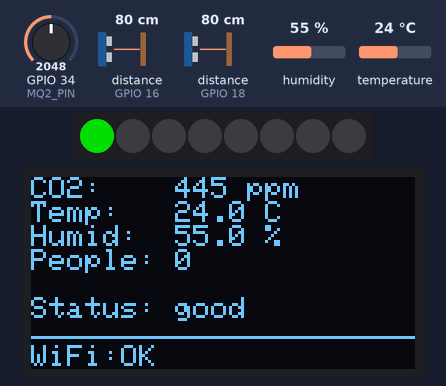
This sketch was run on a simulated ESP32. Shown: 8 RGB LEDs in strip order, left to right, 128×64 one-colour display. Wiring (from diagram.json): 2 × ultrasonic range finder: trigger GPIO 5, echo GPIO 18 / trigger GPIO 17, echo GPIO 16. The inputs (shaded band) are chosen by the test bench; at power-on: GPIO 34 (MQ2_PIN) = 2048, humidity 55 %, temperature 24 °C, distance to the obstacle (sensors on GPIO 16, GPIO 18) 80 cm. The echo pulse lasts 58.3 µs per cm; dim RGB values are drawn brighter than linear; WiFi joins after 1.5 s; servers stay silent unless stated; uploads are accepted with an empty reply; what the sketch prints to the serial monitor is not drawn.

Above: at 4.8 s.
4.9 s: GPIO 34 (MQ2_PIN) set to 539
10.7 s: GPIO 34 (MQ2_PIN) set to 486
At 10.89 s:
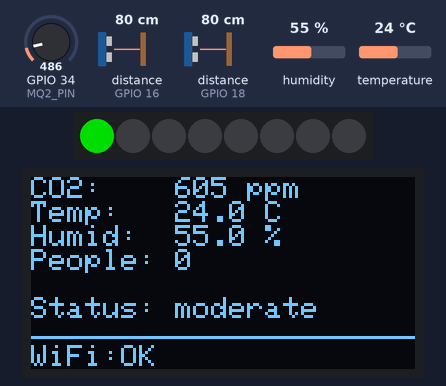
12.8 s: humidity set to 22 %
At 15.1 s:
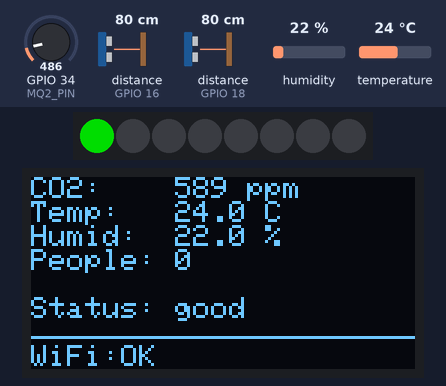
15.4 s: temperature set to 12 °C
At 17.2 s:
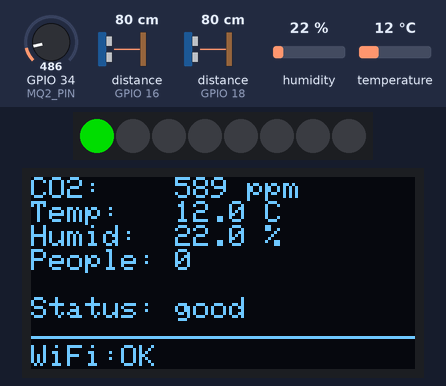
17.5 s: GPIO 34 (MQ2_PIN) set to 360
At 19.0 s:
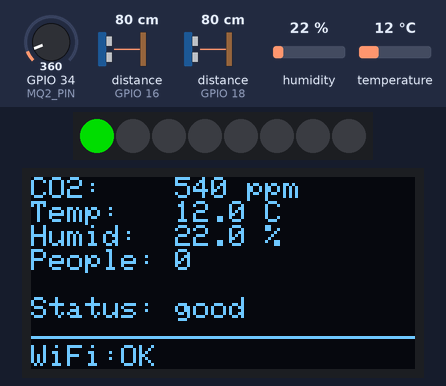
19.1 s: humidity set to 40 %
At 20.7 s:
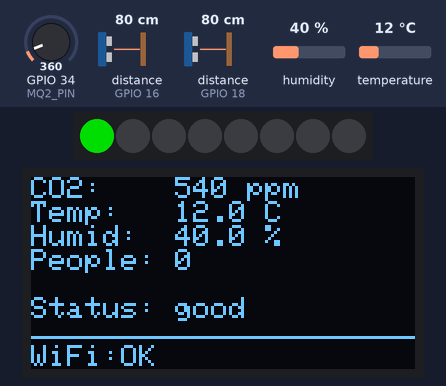
Timing chart, 0 to 22.2 s (numbered marks = the images above; inputs shaded):
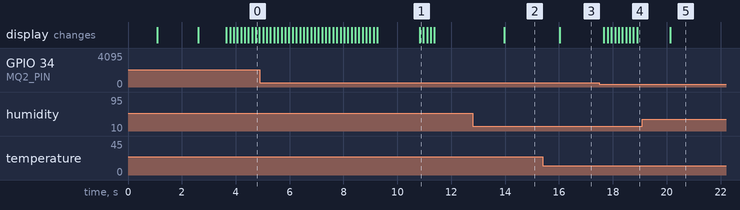

The sketch:

sketch.ino
```cpp
// ==========================================
//  REAL-TIME CO2 MONITORING SYSTEM — ESP32
//  MQ-2 Gas Sensor + WS2812 LED Strip
// ==========================================

#include <WiFi.h>
#include <HTTPClient.h>
#include <Wire.h>
#include <Adafruit_GFX.h>
#include <Adafruit_SSD1306.h>
#include <DHT.h>
#include <Adafruit_NeoPixel.h>

// ====== PIN DEFINITIONS ======
#define MQ2_PIN        34
#define DHT_PIN        4
#define US1_TRIG       5
#define US1_ECHO       18
#define US2_TRIG       17
#define US2_ECHO       16
#define BUZZER_PIN     25
#define LED_STRIP_PIN  26

// ====== LED STRIP CONFIGURATION ======
#define NUM_LEDS       8
Adafruit_NeoPixel strip(NUM_LEDS, LED_STRIP_PIN, NEO_GRB + NEO_KHZ800);

// ====== OLED CONFIGURATION ======
#define SCREEN_W 128
#define SCREEN_H 64
Adafruit_SSD1306 display(SCREEN_W, SCREEN_H, &Wire, -1);

// ====== DHT22 CONFIGURATION ======
DHT dht(DHT_PIN, DHT22);

// ====== WIFI CONFIGURATION ======
const char* ssid     = "Wokwi-GUEST";
const char* password = "";
const char* apiURL   = "https://api.example.com/data";

// ====== GLOBAL VARIABLES ======
int   co2_ppm      = 400;
int   targetPPM    = 400;           // <<< NEW: raw potentiometer target
const int PPM_STEP = 5;             // <<< NEW: ppm change per loop (~50 ppm/sec)
const int PPM_MAX  = 2000;          // <<< NEW: max range changed from 5000

float temperature   = 0.0;
float humidity      = 0.0;
int   peopleCount   = 0;
String alertStatus  = "good";

// People counting state
bool  s1Triggered   = false;
bool  s2Triggered   = false;
unsigned long s1Time = 0;
unsigned long s2Time = 0;
const unsigned long SEQ_TIMEOUT = 2000;

// Timing
unsigned long lastDHT   = 0;
unsigned long lastHTTP  = 0;

// Detection threshold in cm
const float DETECT_CM = 50.0;

// ==========================================
//                  SETUP
// ==========================================
void setup() {
  Serial.begin(115200);
  Serial.println("=== CO2 Monitor Starting ===");

  pinMode(MQ2_PIN, INPUT);
  pinMode(US1_TRIG, OUTPUT);
  pinMode(US1_ECHO, INPUT);
  pinMode(US2_TRIG, OUTPUT);
  pinMode(US2_ECHO, INPUT);
  pinMode(BUZZER_PIN, OUTPUT);

  strip.begin();
  strip.setBrightness(150);
  strip.show();

  dht.begin();

  Wire.begin(21, 22);
  if (!display.begin(SSD1306_SWITCHCAPVCC, 0x3C)) {
    Serial.println("OLED init FAILED");
    while (true);
  }
  display.clearDisplay();
  display.setTextSize(1);
  display.setTextColor(SSD1306_WHITE);
  display.setCursor(0, 0);
  display.println("CO2 Monitor v2.0");
  display.println("Booting...");
  display.display();
  delay(1000);

  WiFi.begin(ssid, password);
  display.clearDisplay();
  display.setCursor(0, 0);
  display.println("Connecting WiFi...");
  display.display();

  int tries = 0;
  while (WiFi.status() != WL_CONNECTED && tries < 20) {
    delay(500);
    Serial.print(".");
    tries++;
  }

  if (WiFi.status() == WL_CONNECTED) {
    Serial.println("\nWiFi OK: " + WiFi.localIP().toString());
    display.println("WiFi Connected!");
  } else {
    Serial.println("\nWiFi FAILED");
    display.println("WiFi Failed");
  }
  display.display();
  delay(1000);
}

// ==========================================
//                MAIN LOOP
// ==========================================
void loop() {
  unsigned long now = millis();

  // --- READ MQ-2 (potentiometer) ---
  int raw = analogRead(MQ2_PIN);
  targetPPM = map(raw, 0, 4095, 400, PPM_MAX);  // <<< CHANGED: max is now 2000

  // --- SMOOTH PPM TRANSITION ---                // <<< NEW BLOCK
  if (co2_ppm < targetPPM) {
    co2_ppm = min(co2_ppm + PPM_STEP, targetPPM);
  } else if (co2_ppm > targetPPM) {
    co2_ppm = max(co2_ppm - PPM_STEP, targetPPM);
  }

  // --- READ DHT22 every 2 seconds ---
  if (now - lastDHT >= 2000) {
    lastDHT = now;
    float t = dht.readTemperature();
    float h = dht.readHumidity();
    if (!isnan(t)) temperature = t;
    if (!isnan(h)) humidity = h;
  }

  // --- ULTRASONIC PEOPLE COUNTING ---
  float d1 = measureDistance(US1_TRIG, US1_ECHO);
  float d2 = measureDistance(US2_TRIG, US2_ECHO);

  if (d1 < DETECT_CM && !s1Triggered) {
    s1Triggered = true;
    s1Time = now;
  }
  if (d2 < DETECT_CM && !s2Triggered) {
    s2Triggered = true;
    s2Time = now;
  }

  if (s1Triggered && s2Triggered) {
    if (s1Time < s2Time && (s2Time - s1Time) <= SEQ_TIMEOUT) {
      peopleCount++;
      Serial.println(">> ENTRY | Count: " + String(peopleCount));
    }
    else if (s2Time < s1Time && (s1Time - s2Time) <= SEQ_TIMEOUT) {
      if (peopleCount > 0) peopleCount--;
      Serial.println("<< EXIT  | Count: " + String(peopleCount));
    }
    s1Triggered = false;
    s2Triggered = false;
  }

  if (s1Triggered && (now - s1Time > SEQ_TIMEOUT)) s1Triggered = false;
  if (s2Triggered && (now - s2Time > SEQ_TIMEOUT)) s2Triggered = false;

  // --- ALERT HANDLING + LED STRIP ---
  handleAlerts();

  // --- UPDATE OLED ---
  updateOLED();

  // --- HTTP POST every 10 seconds ---
  if (now - lastHTTP >= 10000) {
    lastHTTP = now;
    postData();
  }

  delay(100);
}

// ==========================================
//     MEASURE DISTANCE (HC-SR04)
// ==========================================
float measureDistance(int trigPin, int echoPin) {
  digitalWrite(trigPin, LOW);
  delayMicroseconds(2);
  digitalWrite(trigPin, HIGH);
  delayMicroseconds(10);
  digitalWrite(trigPin, LOW);

  long dur = pulseIn(echoPin, HIGH, 30000);
  float cm = dur * 0.034 / 2.0;
  return (cm == 0) ? 999.0 : cm;
}

// ==========================================
//  ALERT LOGIC (LED STRIP + BUZZER)
// ==========================================
void handleAlerts() {                           // <<< CHANGED ENTIRELY

  // Determine alert status (thresholds adjusted for 400-2000 range)
  if (co2_ppm < 600) {
    alertStatus = "good";
  }
  else if (co2_ppm < 1000) {
    alertStatus = "moderate";
  }
  else if (co2_ppm < 1500) {
    alertStatus = "high";
  }
  else {
    alertStatus = "critical";
  }

  // Buzzer: starts at 1200 ppm, frequency rises with PPM
  if (co2_ppm >= 1000) {
    int freq = map(co2_ppm, 1100, PPM_MAX, 1000, 4000);
    freq = constrain(freq, 1000, 4000);
    tone(BUZZER_PIN, freq);
  } else {
    noTone(BUZZER_PIN);
  }

  updateLEDStrip();
}

// ==========================================
//     UPDATE LED STRIP WITH GRADIENT
// ==========================================
void updateLEDStrip() {
  int numLit = map(co2_ppm, 400, PPM_MAX, 1, NUM_LEDS);  // <<< CHANGED: uses PPM_MAX
  numLit = constrain(numLit, 1, NUM_LEDS);

  strip.clear();

  for (int i = 0; i < numLit; i++) {
    uint32_t color = getGradientColor(i, NUM_LEDS);
    strip.setPixelColor(i, color);
  }

  strip.show();
}

// ==========================================
//   GET GRADIENT COLOR (GREEN → YELLOW → ORANGE → RED)
// ==========================================
uint32_t getGradientColor(int ledIndex, int totalLeds) {
  if (totalLeds <= 1) totalLeds = 2;

  float position = (float)ledIndex / (float)(totalLeds - 1);

  uint8_t r, g, b;

  if (position < 0.33) {
    float t = position / 0.33;
    r = (uint8_t)(t * 255);
    g = 255;
    b = 0;
  }
  else if (position < 0.66) {
    float t = (position - 0.33) / 0.33;
    r = 255;
    g = (uint8_t)(255 - (t * 100));
    b = 0;
  }
  else {
    float t = (position - 0.66) / 0.34;
    r = 255;
    g = (uint8_t)(155 - (t * 155));
    b = 0;
  }

  return strip.Color(r, g, b);
}

// ==========================================
//          UPDATE OLED DISPLAY
// ==========================================
void updateOLED() {
  display.clearDisplay();
  display.setTextSize(1);
  display.setCursor(0, 0);

  display.print("CO2:    ");
  display.print(co2_ppm);
  display.println(" ppm");

  display.print("Temp:   ");
  display.print(temperature, 1);
  display.println(" C");

  display.print("Humid:  ");
  display.print(humidity, 1);
  display.println(" %");

  display.print("People: ");
  display.println(peopleCount);

  display.println();
  display.print("Status: ");
  display.println(alertStatus);

  display.drawLine(0, 53, 127, 53, SSD1306_WHITE);
  display.setCursor(0, 56);
  display.print("WiFi:");
  display.println(WiFi.status() == WL_CONNECTED ? "OK" : "NO");

  display.display();
}

// ==========================================
//        HTTP POST SENSOR DATA
// ==========================================
void postData() {
  if (WiFi.status() != WL_CONNECTED) {
    Serial.println("No WiFi — skip POST");
    return;
  }

  HTTPClient http;
  http.begin(apiURL);
  http.addHeader("Content-Type", "application/json");

  String json = "{";
  json += "\"co2\":" + String(co2_ppm) + ",";
  json += "\"temperature\":" + String(temperature, 1) + ",";
  json += "\"humidity\":" + String(humidity, 1) + ",";
  json += "\"people_count\":" + String(peopleCount) + ",";
  json += "\"alert\":\"" + alertStatus + "\"";
  json += "}";

  Serial.println("POST: " + json);
  int code = http.POST(json);

  if (code > 0) {
    Serial.println("Response: " + String(code));
  } else {
    Serial.println("POST failed: " + http.errorToString(code));
  }
  http.end();
}
```

Measured:
- the behaviour switches between 512 and 511 on GPIO 34 (MQ2_PIN) (found by bisection; images 0 and 1)
- after the input at 10.7 s, the display: changes after 0.13 s (image 1)
- after the input at 12.8 s, the display: changes after 1.2 s (image 2)
- after the input at 15.4 s, the display: changes after 0.63 s (image 3)
- after the input at 17.5 s, the display: first changes after 0.17 s (image 4 shows a later state)
- after the input at 19.1 s, the display: changes after 1.0 s (image 5)
